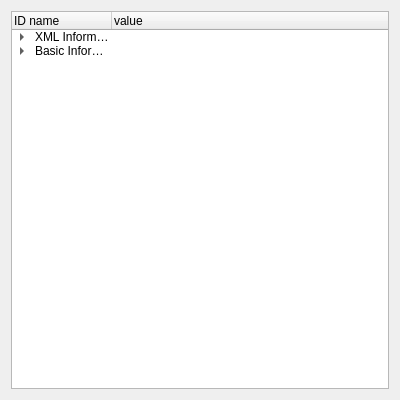
<?xml version="1.0" encoding="UTF-8"?>
<ui version="4.0">
 <class>Form</class>
 <widget class="QWidget" name="Form">
  <property name="geometry">
   <rect>
    <x>0</x>
    <y>0</y>
    <width>400</width>
    <height>400</height>
   </rect>
  </property>
  <property name="windowTitle">
   <string>Form</string>
  </property>
  <layout class="QVBoxLayout" name="verticalLayout">
   <item>
    <widget class="QTreeWidget" name="treeWidget">
     <column>
      <property name="text">
       <string>ID name</string>
      </property>
     </column>
     <column>
      <property name="text">
       <string>value</string>
      </property>
     </column>
     <item>
      <property name="text">
       <string>XML Information</string>
      </property>
      <property name="text">
       <string/>
      </property>
      <item>
       <property name="text">
        <string>version</string>
       </property>
       <property name="text">
        <string>10</string>
       </property>
      </item>
      <item>
       <property name="text">
        <string>update time</string>
       </property>
       <property name="text">
        <string>2017-11-27</string>
       </property>
      </item>
      <item>
       <property name="text">
        <string>xmlBaseAddress</string>
       </property>
       <property name="text">
        <string>128</string>
       </property>
      </item>
     </item>
     <item>
      <property name="text">
       <string>Basic Information</string>
      </property>
      <property name="text">
       <string/>
      </property>
      <item>
       <property name="text">
        <string>M</string>
       </property>
       <property name="text">
        <string/>
       </property>
       <item>
        <property name="text">
         <string>M1</string>
        </property>
        <item>
         <property name="text">
          <string>series1</string>
         </property>
         <item>
          <property name="text">
           <string>21000649</string>
          </property>
          <property name="text">
           <string>21000649</string>
          </property>
         </item>
         <item>
          <property name="text">
           <string>21000655</string>
          </property>
          <property name="text">
           <string>21000655</string>
          </property>
         </item>
        </item>
        <item>
         <property name="text">
          <string>series2</string>
         </property>
         <property name="text">
          <string/>
         </property>
         <item>
          <property name="text">
           <string>31000026</string>
          </property>
          <property name="text">
           <string>31000026</string>
          </property>
         </item>
        </item>
       </item>
       <item>
        <property name="text">
         <string>M2</string>
        </property>
        <item>
         <property name="text">
          <string>series1</string>
         </property>
         <item>
          <property name="text">
           <string>21000507</string>
          </property>
          <property name="text">
           <string>21000507</string>
          </property>
         </item>
        </item>
       </item>
       <item>
        <property name="text">
         <string>M4</string>
        </property>
        <property name="text">
         <string>Marvie4</string>
        </property>
        <item>
         <property name="text">
          <string>series1</string>
         </property>
         <property name="text">
          <string>Marvie42</string>
         </property>
         <item>
          <property name="text">
           <string>21000508</string>
          </property>
          <property name="text">
           <string>21000508</string>
          </property>
         </item>
         <item>
          <property name="text">
           <string>21000651</string>
          </property>
          <property name="text">
           <string>21000651</string>
          </property>
         </item>
        </item>
       </item>
       <item>
        <property name="text">
         <string>M6</string>
        </property>
        <property name="text">
         <string>Marvie6</string>
        </property>
        <item>
         <property name="text">
          <string>series1</string>
         </property>
         <property name="text">
          <string>Marvie61</string>
         </property>
         <item>
          <property name="text">
           <string>21000543</string>
          </property>
          <property name="text">
           <string>21000543</string>
          </property>
         </item>
        </item>
       </item>
      </item>
     </item>
    </widget>
   </item>
  </layout>
 </widget>
 <resources/>
 <connections/>
</ui>
